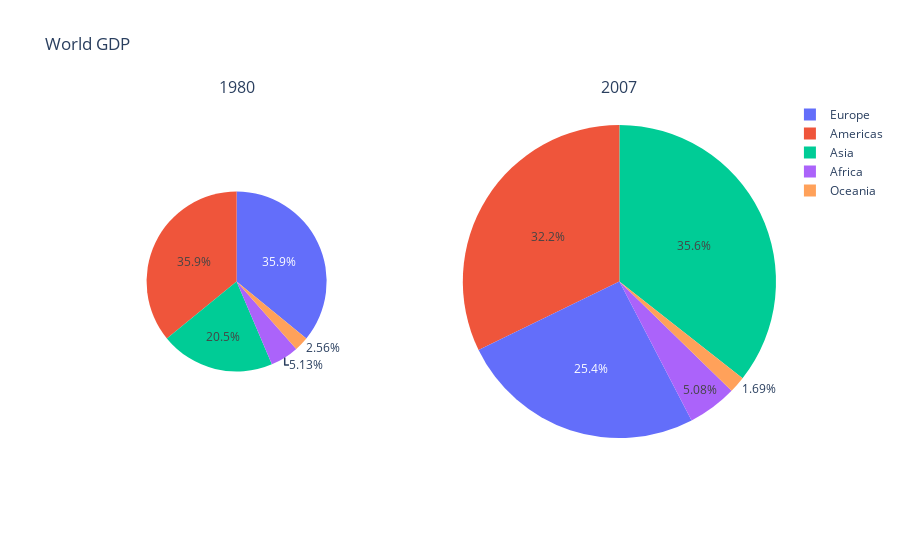

This figure's notebook cell:
### Code cell
import plotly.graph_objects as go
from plotly.subplots import make_subplots

labels = ["Asia", "Europe", "Africa", "Americas", "Oceania"]

fig = make_subplots(1, 2, specs=[[{'type':'domain'}, {'type':'domain'}]],
                    subplot_titles=['1980', '2007'])
fig.add_trace(go.Pie(labels=labels, values=[4, 7, 1, 7, 0.5], scalegroup='one',
                     name="World GDP 1980"), 1, 1)
fig.add_trace(go.Pie(labels=labels, values=[21, 15, 3, 19, 1], scalegroup='one',
                     name="World GDP 2007"), 1, 2)

fig.update_layout(title_text='World GDP')
fig.show()

### Figure 1 — Plotly figure (JSON) as saved in the notebook; plotly's stock layout.template omitted (floating-point values rounded to 4 significant figures)
{"data": [{"domain": {"x": [0, 0.45], "y": [0, 1]}, "labels": ["Asia", "Europe", "Africa", "Americas", "Oceania"], "name": "World GDP 1980", "scalegroup": "one", "type": "pie", "values": [4, 7, 1, 7, 0.5]}, {"domain": {"x": [0.55, 1], "y": [0, 1]}, "labels": ["Asia", "Europe", "Africa", "Americas", "Oceania"], "name": "World GDP 2007", "scalegroup": "one", "type": "pie", "values": [21, 15, 3, 19, 1]}], "layout": {"annotations": [{"font": {"size": 16}, "showarrow": false, "text": "1980", "x": 0.225, "xanchor": "center", "xref": "paper", "y": 1, "yanchor": "bottom", "yref": "paper"}, {"font": {"size": 16}, "showarrow": false, "text": "2007", "x": 0.775, "xanchor": "center", "xref": "paper", "y": 1, "yanchor": "bottom", "yref": "paper"}], "title": {"text": "World GDP"}}}
